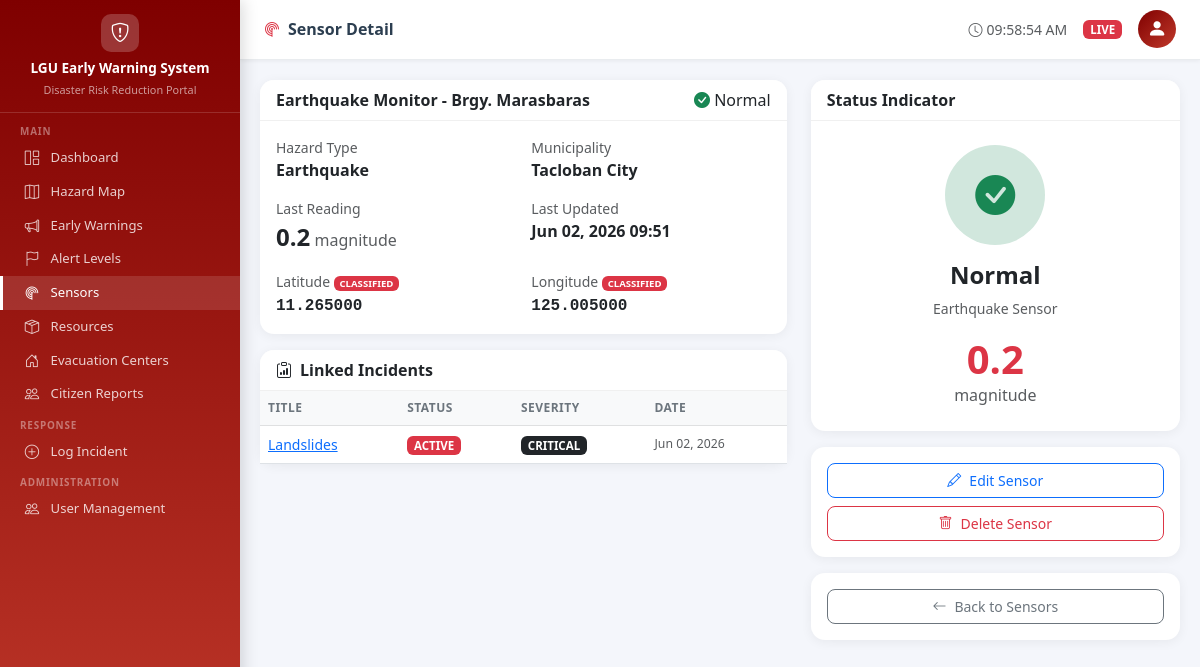
The page /sensors/5/ (signed in) on the database its author committed.
### incidents/models.py (models this page shows, shortened)
class HazardSensor(models.Model):
    HAZARD_TYPES = [
        ('FLOOD', 'Flood'),
        ('TYPHOON', 'Typhoon'),
        ('LANDSLIDE', 'Landslide'),
        ('EARTHQUAKE', 'Earthquake'),
        ('FIRE', 'Fire'),
        ('STORM_SURGE', 'Storm Surge'),
    ]
    STATUS_CHOICES = [
        ('NORMAL', 'Normal'),
        ('WARNING', 'Warning'),
        ('CRITICAL', 'Critical'),
        ('OFFLINE', 'Offline'),
    ]
    name = models.CharField(max_length=100)
    hazard_type = models.CharField(max_length=20, choices=HAZARD_TYPES)
    status = models.CharField(max_length=10, choices=STATUS_CHOICES, default='NORMAL')
    latitude = models.DecimalField(max_digits=9, decimal_places=6)
    longitude = models.DecimalField(max_digits=9, decimal_places=6)
    municipality = models.CharField(max_length=100)
    last_reading = models.FloatField(null=True, blank=True)
    unit = models.CharField(max_length=20, blank=True, help_text='e.g. mm, m/s, magnitude')
    updated_at = models.DateTimeField(auto_now=True)
    class Meta:
        ordering = ['-updated_at']

class Incident(models.Model):
    STATUS_CHOICES = [
        ('ACTIVE', 'Active'),
        ('MONITORING', 'Monitoring'),
        ('RESOLVED', 'Resolved'),
        ('CLOSED', 'Closed'),
    ]
    SEVERITY_CHOICES = [
        ('LOW', 'Low'),
        ('MODERATE', 'Moderate'),
        ('HIGH', 'High'),
        ('CRITICAL', 'Critical'),
    ]
    title = models.CharField(max_length=200)
    description = models.TextField()
    hazard_type = models.CharField(max_length=20, choices=HazardSensor.HAZARD_TYPES)
    status = models.CharField(max_length=20, choices=STATUS_CHOICES, default='ACTIVE')
    severity = models.CharField(max_length=10, choices=SEVERITY_CHOICES, default='MODERATE')
    municipality = models.CharField(max_length=100)
    image = models.ImageField(upload_to="hazards/", null=True, blank=True)
    latitude = models.FloatField(null=True, blank=True)
    longitude = models.FloatField(null=True, blank=True)
    created_at = models.DateTimeField(auto_now_add=True)
    location_details = models.TextField(help_text='Street, barangay, landmarks')
    reported_by = models.ForeignKey(User, on_delete=models.CASCADE)
    sensor = models.ForeignKey(
        HazardSensor, on_delete=models.SET_NULL,
        null=True, blank=True, related_name='incidents'
    )
    affected_population = models.PositiveIntegerField(default=0)
    created_at = models.DateTimeField(auto_now_add=True)
    updated_at = models.DateTimeField(auto_now=True)
    class Meta:
        ordering = ['-created_at']
        permissions = [
            ('can_bulk_update', 'Can bulk update incident status'),
            ('can_view_all', 'Can view all incidents'),
        ]

### incidents/views.py (the view)
# urls.py: path('sensors/<int:pk>/', views.sensor_detail, name='sensor_detail'),
@login_required
def sensor_detail(request, pk):
    sensor = get_object_or_404(HazardSensor, pk=pk)
    linked_incidents = Incident.objects.filter(sensor=sensor).order_by('-created_at')[:5]
    return render(request, 'incidents/sensor_detail.html', {
        'sensor': sensor,
        'linked_incidents': linked_incidents,
    })

### incidents/templatetags/incident_tags.py (called while the page is built)
@register.simple_tag
def status_badge(status):
    colors = {
        'ACTIVE': 'danger',
        'MONITORING': 'warning',
        'RESOLVED': 'success',
        'CLOSED': 'secondary',
    }
    c = colors.get(status, 'secondary')
    return mark_safe(f'<span class="badge bg-{c}">{status}</span>')

@register.simple_tag
def severity_badge(severity):
    colors = {
        'LOW': 'info',
        'MODERATE': 'warning',
        'HIGH': 'danger',
        'CRITICAL': 'dark',
    }
    c = colors.get(severity, 'secondary')
    return mark_safe(f'<span class="badge bg-{c}">{severity}</span>')

@register.simple_tag
def sensor_status_icon(status):
    icons = {
        'NORMAL': ('bi-check-circle-fill', 'text-success'),
        'WARNING': ('bi-exclamation-triangle-fill', 'text-warning'),
        'CRITICAL': ('bi-x-circle-fill', 'text-danger'),
        'OFFLINE': ('bi-dash-circle-fill', 'text-secondary'),
    }
    icon, cls = icons.get(status, ('bi-circle', 'text-secondary'))
    return mark_safe(f'<i class="bi {icon} {cls}"></i>')

### templates/incidents/sensor_detail.html (shortened to what this page needs)
{% extends 'base.html' %}
{% load incident_tags %}
{% block nav_sensors %}active{% endblock %}
{% block page_title %}<i class="bi bi-radar me-2 text-danger"></i>Sensor Detail{% endblock %}
{% block content %}
<div class="row g-4">
  <div class="col-lg-7">
    <div class="card">
      <div class="card-header bg-white d-flex justify-content-between align-items-center">
        <strong>{{ sensor.name }}</strong>
        <span>{% sensor_status_icon sensor.status %} {{ sensor.get_status_display }}</span>
      </div>
      <div class="card-body">
        <div class="row g-3">
          <div class="col-md-6"><div class="text-muted small">Hazard Type</div><strong>{{ sensor.get_hazard_type_display }}</strong></div>
          <div class="col-md-6"><div class="text-muted small">Municipality</div><strong>{{ sensor.municipality }}</strong></div>
          <div class="col-md-6">
            <div class="text-muted small">Last Reading</div>
            <strong class="fs-4">{{ sensor.last_reading|default:"—" }}</strong>
            <span class="text-muted">{{ sensor.unit }}</span>
          </div>
          <div class="col-md-6"><div class="text-muted small">Last Updated</div><strong>{{ sensor.updated_at|date:"M d, Y H:i" }}</strong></div>
          {% if user.role == 'LGU_ADMIN' or user.role == 'DISPATCHER' %}
          <div class="col-md-6">
            <div class="text-muted small">Latitude <span class="badge bg-danger" style="font-size:.6rem;">CLASSIFIED</span></div>
            <strong class="font-monospace">{{ sensor.latitude }}</strong>
          </div>
          <div class="col-md-6">
            <div class="text-muted small">Longitude <span class="badge bg-danger" style="font-size:.6rem;">CLASSIFIED</span></div>
            <strong class="font-monospace">{{ sensor.longitude }}</strong>
          </div>
          {% else %}
          <div class="col-12">
            <div class="text-muted small">GPS Coordinates</div>
            <span class="badge bg-secondary">*** MASKED — Authorized Personnel Only ***</span>
          </div>
          {% endif %}
        </div>
      </div>
    </div>
    <div class="card mt-3">
      <div class="card-header bg-white"><strong><i class="bi bi-clipboard-data me-2"></i>Linked Incidents</strong></div>
      <div class="table-responsive">
        <table class="table table-hover mb-0 align-middle">
          <thead class="table-light"><tr><th>Title</th><th>Status</th><th>Severity</th><th>Date</th></tr></thead>
          <tbody>
          {% for i in linked_incidents %}
          <tr>
            <td><a href="{% url 'incident_detail' i.pk %}">{{ i.title|truncatechars:40 }}</a></td>
            <td>{% status_badge i.status %}</td>
            <td>{% severity_badge i.severity %}</td>
            <td class="text-muted small">{{ i.created_at|date:"M d, Y" }}</td>
          </tr>
          {% empty %}
          <tr><td colspan="4" class="text-center text-muted py-3">No linked incidents.</td></tr>
          {% endfor %}
          </tbody>
        </table>
      </div>
    </div>
  </div>
  <div class="col-lg-5">
    <div class="card">
      <div class="card-header bg-white"><strong>Status Indicator</strong></div>
      <div class="card-body text-center py-4">
        <div class="rounded-circle d-flex align-items-center justify-content-center mx-auto mb-3"
          style="width:100px;height:100px;background:{% if sensor.status == 'NORMAL' %}#d1e7dd{% elif sensor.status == 'WARNING' %}#fff3cd{% elif sensor.status == 'CRITICAL' %}#f8d7da{% else %}#e2e3e5{% endif %};">
          <i class="bi bi-{% if sensor.status == 'NORMAL' %}check-circle-fill text-success{% elif sensor.status == 'WARNING' %}exclamation-triangle-fill text-warning{% elif sensor.status == 'CRITICAL' %}x-circle-fill text-danger{% else %}dash-circle-fill text-secondary{% endif %}" style="font-size:2.5rem;"></i>
        </div>
        <h4 class="fw-bold">{{ sensor.get_status_display }}</h4>
        <p class="text-muted small">{{ sensor.get_hazard_type_display }} Sensor</p>
        {% if sensor.last_reading is not None %}
        <div class="display-6 fw-bold text-danger">{{ sensor.last_reading }}</div>
        <div class="text-muted">{{ sensor.unit }}</div>
        {% endif %}
      </div>
    </div>
    {% if user.role == 'LGU_ADMIN' %}
    <div class="card mt-3">
      <div class="card-body d-grid gap-2">
        <a href="{% url 'sensor_edit' sensor.pk %}" class="btn btn-outline-primary"><i class="bi bi-pencil me-2"></i>Edit Sensor</a>
        <a href="{% url 'sensor_delete' sensor.pk %}" class="btn btn-outline-danger"><i class="bi bi-trash me-2"></i>Delete Sensor</a>
      </div>
    </div>
    {% endif %}
    <div class="card mt-3">
      <div class="card-body">
        <a href="{% url 'sensor_list' %}" class="btn btn-outline-secondary w-100"><i class="bi bi-arrow-left me-2"></i>Back to Sensors</a>
      </div>
    </div>
  </div>
</div>
{% endblock %}

### templates/base.html (style rules this page uses)
body { background: #f4f6fb; font-family: 'Segoe UI', sans-serif; }
.card { border: none; border-radius: 14px; box-shadow: 0 2px 12px rgba(0,0,0,.06); }
.card-header { border-radius: 14px 14px 0 0 !important; border-bottom: 1px solid rgba(0,0,0,.06); }
.table { font-size: .875rem; }
.table th { font-weight: 600; font-size: .75rem; text-transform: uppercase; letter-spacing: .04em; color: #6c757d; }
.badge { font-size: .72rem; padding: .3em .6em; }
.btn { border-radius: 8px; font-size: .875rem; }

### rows shown on the page
HazardSensor: name "Earthquake Monitor - Brgy. Marasbaras", status "Normal", hazard_type "Earthquake", municipality "Tacloban City", last_reading "0.2", unit "magnitude", updated_at "Jun 02, 2026 09:51", latitude "11.265000", longitude "125.005000"
Incident: title "Landslides", status "ACTIVE", severity "CRITICAL", created_at "Jun 02, 2026"
